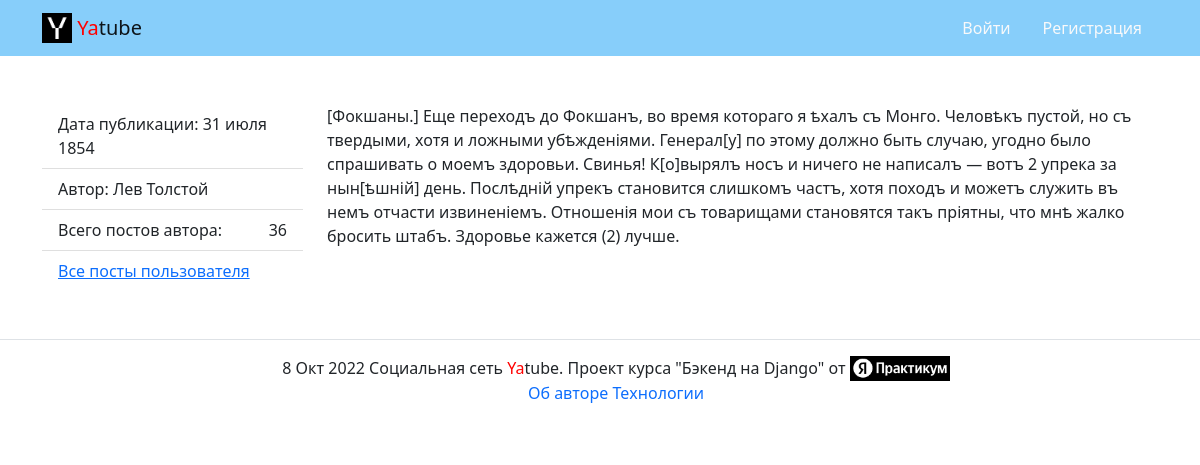
The app's page /posts/37/ with its own data.
### posts/models.py (models this page shows, shortened)
class Post(models.Model):
    text = models.TextField(
        verbose_name="Текст поста",
        help_text="Добавьте описание поста"
    )
    pub_date = models.DateTimeField(
        auto_now_add=True,
        verbose_name="Дата публикации"
    )
    author = models.ForeignKey(
        User,
        on_delete=models.CASCADE,
        related_name='posts',
        verbose_name="Автор"
    )
    group = models.ForeignKey(
        Group,
        blank=True,
        null=True,
        related_name='posts',
        on_delete=models.SET_NULL,
        verbose_name="Группа",
        help_text="Укажите группу в которой опубликуется пост"
    )
    image = models.ImageField(
        verbose_name="Картинка",
        help_text="Прикрепите изображение",
        upload_to='posts/',
        blank=True
    )
    class Meta:
        ordering = ('-pub_date',)
        verbose_name = "Статья"
        verbose_name_plural = "Статьи"

### posts/views.py (the view)
# urls.py: path('posts/<int:post_id>/', views.post_detail, name='post_detail'),
def post_detail(request, post_id):
    post = get_object_or_404(
        Post.objects.select_related('author', 'group'), pk=post_id
    )
    context = {
        'post': post,
        'count_post': post.author.posts.count(),
        'form': CommentForm(),
        'comments': post.comments.select_related('author')
    }
    return render(request, 'posts/post_detail.html', context, )

### templates/posts/post_detail.html (shortened to what this page needs)
{% extends 'base.html' %}
{% load thumbnail %}
{% load user_filters %}
{% block content %}
  <div class="row">
    <aside class="col-12 col-md-3">
      <ul class="list-group list-group-flush">
        <li class="list-group-item">
          Дата публикации: {{ post.pub_date|date:"d E Y" }}
        </li>
            <li class="list-group-item">
              Автор: {% if post.author.get_full_name %}{{ post.author.get_full_name }}{% else %}{{ post.author }}{% endif %}
            </li>
            <li class="list-group-item d-flex justify-content-between align-items-center">
              Всего постов автора:  <span >{{ count_post }}</span>
        </li>
        <li class="list-group-item">
          <a href="{% url 'posts:profile' post.author.username %}">Все посты пользователя</a>
        </li>
      </ul>
    </aside>
    <article class="col-12 col-md-9">
      <p>{{ post.text }}</p>
    </article>
  </div>
{% endblock %}

### records on screen
Post: pub_date "31 июля 1854", author.get_full_name "Лев Толстой", text "[Фокшаны.] Еще переходъ до Фокшанъ, во время котораго я ѣхалъ съ Монго. Человѣкъ пустой, но съ твердыми, хотя и ложными убѣжденіями. Генерал[у] по этому должно быть случаю, угодно было спрашивать о моемъ здоровьи. Свинья! К[о]вырялъ носъ и ничего не написалъ — вотъ 2 упрека за нын[ѣшній] день. Послѣдній упрекъ становится слишкомъ частъ, хотя походъ и можетъ служить въ немъ отчасти извиненіемъ. Отношенія мои съ товарищами становятся такъ пріятны, что мнѣ жалко бросить штабъ. Здоровье кажется (2) лучше."

### other values on screen
{{ count_post }} "36"
